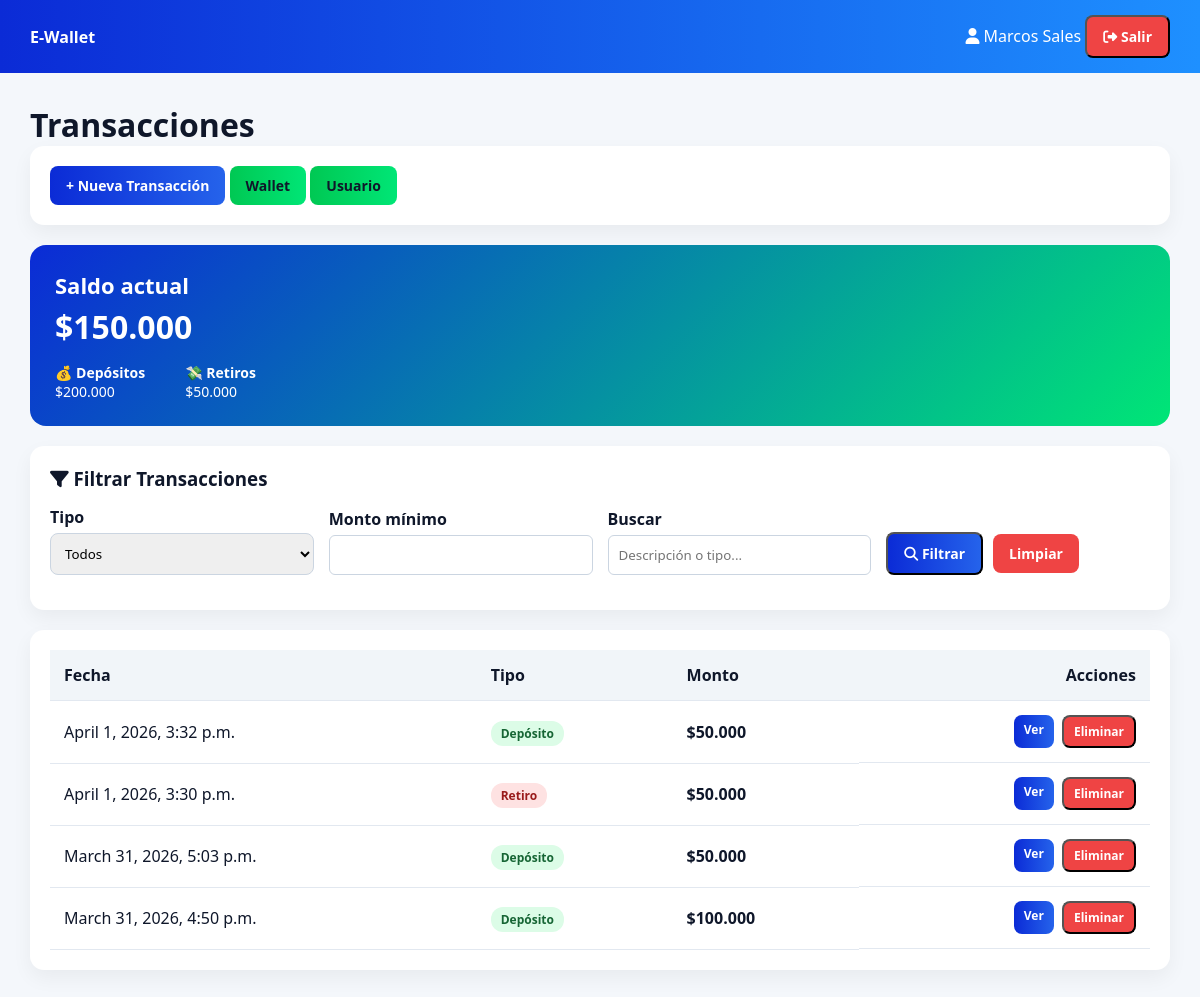
The app's page /transactions/ (signed in), older data.
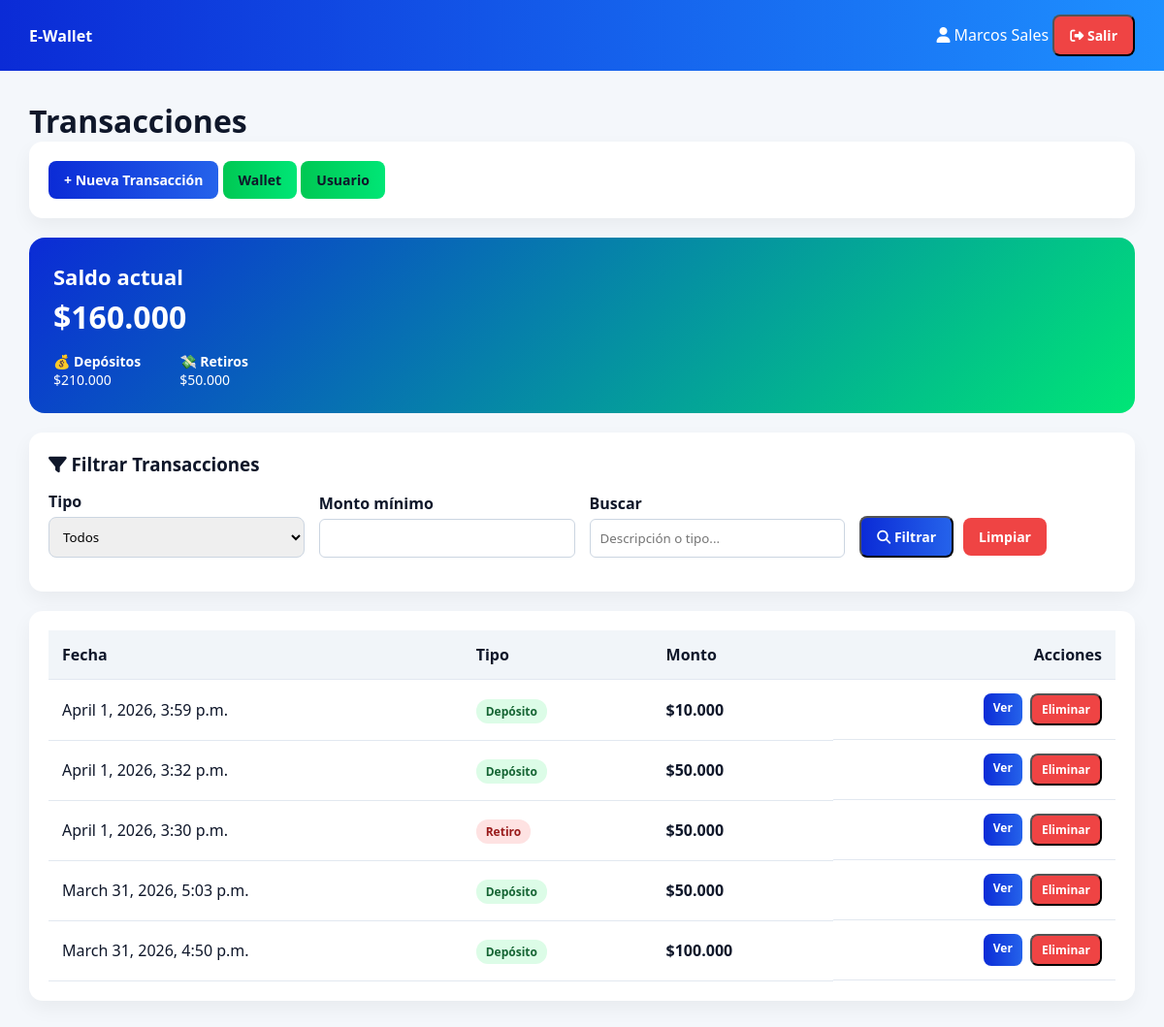
The same page, newer data.
### wallet/models.py (models this page shows, shortened)
class Transaction(models.Model):
    wallet = models.ForeignKey(Wallet, on_delete=models.CASCADE, related_name='transactions')
    transaction_type = models.ForeignKey(TransactionType, on_delete=models.PROTECT)
    amount = models.DecimalField(max_digits=12, decimal_places=2)
    description = models.TextField(blank=True)
    timestamp = models.DateTimeField(auto_now_add=True)
    from django.db.models import Sum
    from django.db.models.functions import Coalesce
    from decimal import Decimal
    def get_full_name_display(self):
        if self.first_name and self.last_name:
            return f"{self.first_name} {self.last_name}"
        return self.username
    User.add_to_class("get_full_name_display", get_full_name_display)

### wallet/views.py (the view)
# urls.py: path('transactions/', views.transaction_list, name='transaction_list'),
@login_required
def transaction_list(request):
    wallet, _ = Wallet.objects.get_or_create(user=request.user)
    base_qs = Transaction.objects.select_related(
        'wallet',
        'transaction_type'
    ).filter(wallet=wallet)
    transactions = base_qs.order_by('-timestamp')
    total_depositos = base_qs.filter(
        transaction_type__name='deposito'
    ).aggregate(total=Sum('amount'))['total'] or 0
    total_retiros = base_qs.filter(
        transaction_type__name='retiro'
    ).aggregate(total=Sum('amount'))['total'] or 0
    balance = total_depositos - total_retiros
    transaction_type_id = request.GET.get('type')
    min_amount = request.GET.get('min_amount')
    search = request.GET.get('search')
    if transaction_type_id:
        transactions = transactions.filter(transaction_type_id=transaction_type_id)
    if min_amount:
        transactions = transactions.filter(amount__gte=min_amount)
    if search:
        transactions = transactions.filter(
            Q(description__icontains=search) |
            Q(transaction_type__name__icontains=search)
        )
    return render(request, 'wallet/transaction_list.html', {
        'transactions': transactions,
        'wallet': wallet,
        'user': request.user,
        'transaction_types': TransactionType.objects.all(),
        'selected_type': transaction_type_id,
        'total_depositos': total_depositos,
        'total_retiros': total_retiros,
        'balance': balance,
    })

### wallet/templatetags/clp_filters.py (called while the page is built)
@register.filter
def clp(value):
    try:
        value = int(value)
        return f"${value:,.0f}".replace(",", ".")
    except:
        return value

### wallet/templates/wallet/transaction_list.html (shortened to what this page needs)
{% extends 'wallet/base.html' %}
{% load clp_filters %}
{% block content %}
<h1>Transacciones</h1>
<div class="card">
    <a class="btn btn-primary" href="{% url 'transaction_create' %}">+ Nueva Transacción</a>
    {% if wallet %}
        <a class="btn btn-success" href="{% url 'wallet_update' wallet.id %}">Wallet</a>
    {% endif %}
    {% if user %}
        <a class="btn btn-success" href="{% url 'user_update' user.id %}">Usuario</a>
    {% endif %}
</div>
<div class="hero">
    <h2>Saldo actual</h2>
    <h1>{{ balance|clp }}</h1>
    <div>
        <div class="hero-stats">
            <div>
                💰 <strong>Depósitos</strong><br>
                {{ total_depositos|clp }}
            </div>
            <div>
                💸 <strong>Retiros</strong><br>
                {{ total_retiros|clp }}
            </div>
        </div>
    </div>
</div>
<div class="card">
    <h3 style="margin-bottom:15px;">
        <i class="fa-solid fa-filter"></i> Filtrar Transacciones
    </h3>
    <form method="get" class="filter-grid">
        <div>
            <label>Tipo</label>
            <select name="type">
                <option value="">Todos</option>
            </select>
        </div>
        <div>
            <label>Monto mínimo</label>
            <input type="number" name="min_amount" value="{{ request.GET.min_amount }}">
        </div>
        <div>
            <label>Buscar</label>
            <input type="text" name="search" placeholder="Descripción o tipo..." value="{{ request.GET.search }}">
        </div>
        <div class="filter-actions">
            <button class="btn btn-primary" type="submit">
                <i class="fa-solid fa-magnifying-glass"></i> Filtrar
            </button>
            <a class="btn btn-danger" href="{% url 'transaction_list' %}">
                Limpiar
            </a>
        </div>
    </form>
</div>
<div class="card">
    <table class="tx-table">
        <thead>
            <tr>
                <th>Fecha</th>
                <th>Tipo</th>
                <th>Monto</th>
                <th style="text-align:right;">Acciones</th>
            </tr>
        </thead>
        <tbody>
            {% for tx in transactions %}
            <tr>
                <td>{{ tx.timestamp }}</td>
                <td>
                    {% if tx.transaction_type.name == "deposito" %}
                        <span class="badge badge-success">Depósito</span>
                    {% else %}
                        <span class="badge badge-danger">Retiro</span>
                    {% endif %}
                </td>
                <td><strong>{{ tx.amount|clp }}</strong></td>
                <td class="actions">
                    <a class="btn btn-primary btn-sm" href="{% url 'transaction_detail' tx.id %}">
                        Ver
                    </a>
                    <button
                        class="btn btn-danger btn-sm open-modal"
                        data-id="{{ tx.id }}"
                        data-type="{{ tx.transaction_type.name }}">
                        Eliminar
                    </button>
                </td>
            </tr>
            {% endfor %}
        </tbody>
    </table>
</div>
{% endblock %}

Row changes from the older to the newer data that the page shows:
added Transaction: timestamp "April 1, 2026, 3:59 p.m.", shows "Depósito", amount|clp "$10.000"
Text that changed along with them:
{{ balance|clp }}: "$150.000" → "$160.000"
{{ total_depositos|clp }}: "$200.000" → "$210.000"
